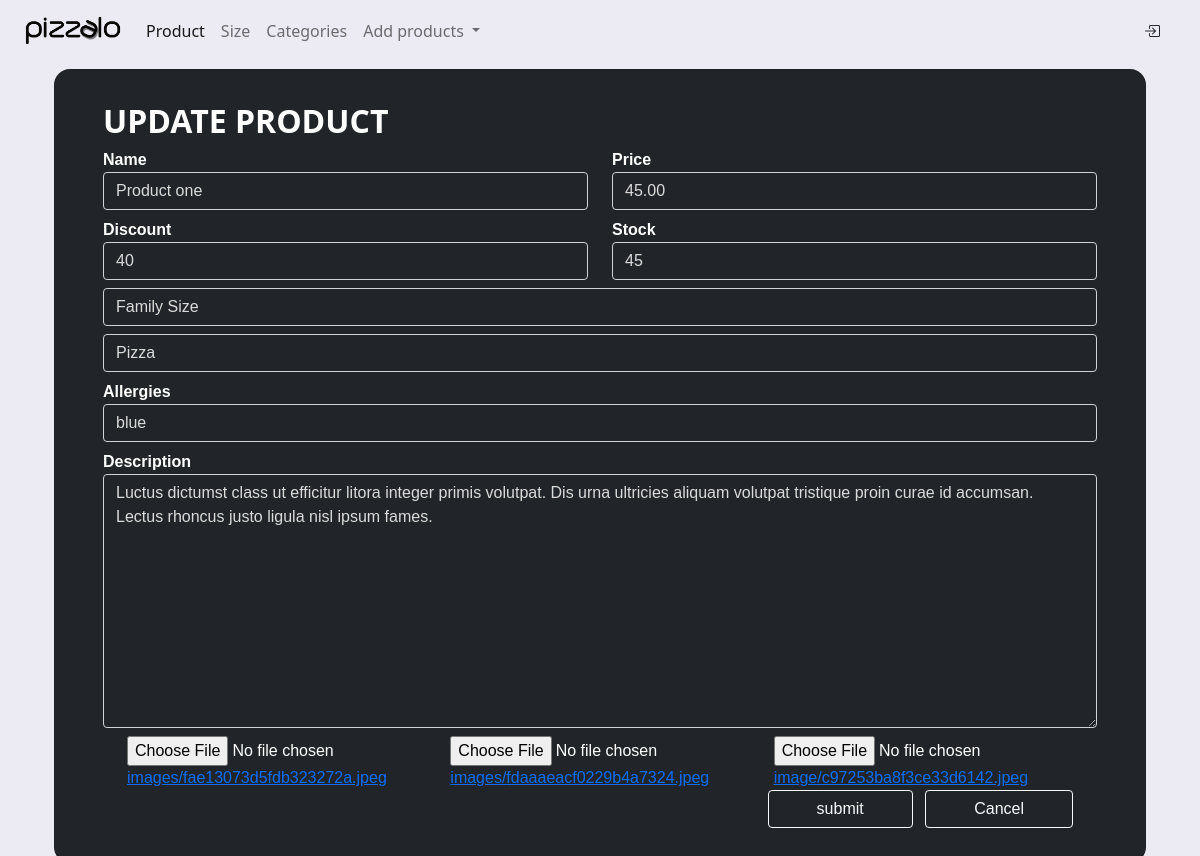
The page /updateproduct/3 on the database as committed earlier.
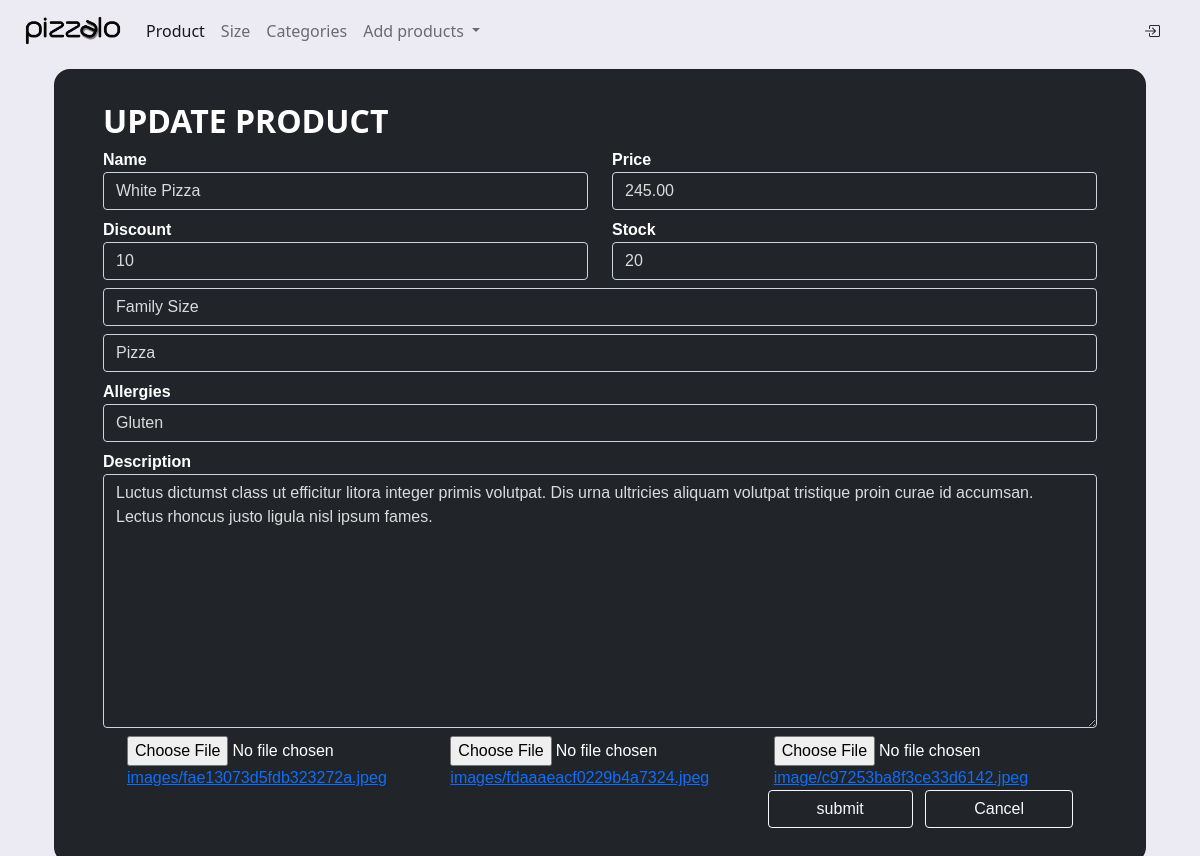
The same page on the database as committed later.
### shop/products/models.py (models this page shows, shortened)
class Addproduct(db.Model):
    __seachbale__ = ['name', 'desc']
    id = db.Column(db.Integer, primary_key = True)
    name = db.Column(db.String(80), nullable = False)
    price = db.Column(db.Numeric(10, 2), nullable = False)
    discount = db.Column(db.Integer, default = 0)
    stock = db.Column(db.Integer, nullable = False)
    colors = db.Column(db.Text, nullable = False)
    desc = db.Column(db.Text, nullable = False)
    pub_date = db.Column(db.DateTime, nullable = False, default = datetime.utcnow)
    brand_id = db.Column(db.Integer, db.ForeignKey('brand.id'), nullable = False)
    brand = db.relationship('Brand', backref = db.backref('brands', lazy = True))
    category_id = db.Column(db.Integer, db.ForeignKey('category.id'), nullable = False)
    category = db.relationship('Category', backref = db.backref('categories', lazy = True))
    image_1 = db.Column(db.String(150), nullable = False, default = 'image1.jpg')
    image_2 = db.Column(db.String(150), nullable = False, default = 'image2.jpg')
    image_3 = db.Column(db.String(150), nullable = False, default = 'image3.jpg')

### shop/products/routes.py (the view, shortened to what this page needs)
@app.route('/updateproduct/<int:id>', methods = ['GET', 'POST'])
def updateproduct(id):
    brands = Brand.query.all()
    categories = Category.query.all()
    product = Addproduct.query.get_or_404(id)
    form = Addproducts(request.form)
    brand = request.form.get('brand')
    category = request.form.get('category')
    form.name.data = product.name
    form.price.data = product.price
    form.discount.data = product.discount
    form.stock.data = product.stock
    form.description.data = product.desc
    form.colors.data = product.colors
    brand = product.brand.name
    category = product.category.name
    return render_template('products/updateproduct.html', form = form, title = 'Update Product' ,brands=brands, categories=categories, product=product)

### shop/products/forms.py
class Addproducts(Form):
    name = StringField('Name', [validators.DataRequired()])
    price = DecimalField('Price', [validators.DataRequired()])
    discount = IntegerField('Discount')
    stock = IntegerField('Stock', [validators.DataRequired()])
    colors = StringField('Allergies', [validators.DataRequired()])
    description = TextAreaField('Description', [validators.DataRequired()])
    image_1 = FileField('Image 1',
                        validators = [FileAllowed(['jpg', 'png', 'gif', 'jpeg'])])
    image_2 = FileField('Image 2',
                        validators = [FileAllowed(['jpg', 'png', 'gif', 'jpeg'])])
    image_3 = FileField('Image 3',
                        validators = [FileAllowed(['jpg', 'png', 'gif', 'jpeg'])])

### shop/templates/products/updateproduct.html (shortened to what the changed rows need)
{% extends "layout.html" %} {% block content %}
<section class="vh-100">
  <div class="container py-2 h-100">
    <div class="row d-flex h-100">
      <div class="col-12 col-md-8 col-lg-6 col-xl-12">
        <div class="card bg-dark text-white" style="border-radius: 1rem">
          <div class="card-body pt-2 px-5">
            <div class="mb-md-5 mt-md-4 pb-2">
              <h2 class="fw-bold mb-2 text-uppercase">Update product</h2>
              {% from "_formhelpers.html" import render_field %}
              <form method="post" enctype="multipart/form-data">
                <div class="row">
                  <div class="col form-outline form-white w-50">
                    {{ render_field(form.name, placeholder= 'Product name',class="form-control form-control-md") }}
                  </div>
                  <div class="col form-outline form-white w-50">
                    {{ render_field(form.price, placeholder= 'Product price',class="form-control form-control-md") }}
                  </div>
                </div>
                <div class="row">
                  <div class="col form-outline form-white">
                    {{ render_field(form.discount,placeholder= 'Product discount',
                    class="form-control form-control-md") }}
                  </div>
                  <div class="col form-outline form-white w-50">
                    {{ render_field(form.stock,placeholder= 'Product stock',
                    class="form-control form-control-md") }}
                  </div>
                </div>
                <div class="form-outline form-white">{{ render_field(form.colors,placeholder= 'Product
                  colors',class="form-control form-control-md") }}
                </div>
                <div class="container">
                  <div class="row">
                    {% if product %}
                    <div class="col-md-4">
                      <input type="file" name="image_1" id="image_1" />
                      <a href="{{url_for('static',filename='images/' + product.image_1)}}">images/{{
                        product.image_1}}</a>
                    </div>
                    <div class="col-md-4">
                      <input type="file" name="image_2" id="image_2" />
                      <a href="{{url_for('static',filename='images/' + product.image_2)}}">images/{{
                        product.image_2}}</a>
                    </div>
                    <div class="col-md-4">
                      <input type="file" name="image_3" id="image_3" />
                      <a href="{{url_for('static',filename='images/' + product.image_3)}}">image/{{
                        product.image_3}}</a>
                    </div>
                  {% endif %}
                </div>
              </form>
            </div>
          </div>
        </div>
      </div>
    </div>
  </div>
</section>
{% endblock content %}

Rows that differ between the two databases and show on the page:
changed Addproduct "fae13073d5fdb323272a.jpeg": name "Product one" → "White Pizza"; price "45.00" → "245.00"; discount "40" → "10"; stock "45" → "20"; colors "blue" → "Gluten"
